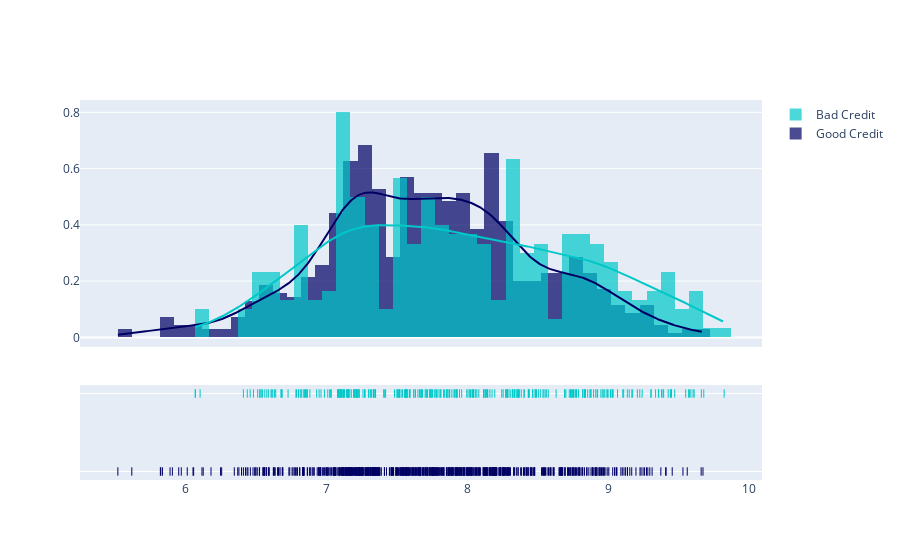

This figure's notebook cell:
### Markdown cell above
### Good/Bad credit dist

### Code cell
df_good = df[df["Y"] == 1]
df_bad = df[df["Y"] == 2]

x1 = np.log(df_good['X05'])
x2 = np.log(df_bad["X05"])

# Group data together
hist_data = [x1, x2] 

group_labels = ['Good Credit', 'Bad Credit']
colors = ['rgb(0, 0, 100)', 'rgb(0, 200, 200)']

# Create distplot with custom bin_size
fig = ff.create_distplot(hist_data, group_labels, bin_size=.1, colors=colors)

# Plot!
py.iplot(fig, filename='Good/Bad credit dist')

### Figure 1 — Plotly figure (JSON) as saved in the notebook; plotly's stock layout.template omitted (floating-point values rounded to 4 significant figures; data arrays with more than 128 entries replaced by an {"elided": "..."} marker saying what was removed)
{"data": [{"autobinx": false, "histnorm": "probability density", "legendgroup": "Good Credit", "marker": {"color": "rgb(0, 0, 100)"}, "name": "Good Credit", "opacity": 0.7, "type": "histogram", "x": {"elided": "700 float values"}, "xaxis": "x", "xbins": {"end": 9.671, "size": 0.1, "start": 5.521}, "yaxis": "y"}, {"autobinx": false, "histnorm": "probability density", "legendgroup": "Bad Credit", "marker": {"color": "rgb(0, 200, 200)"}, "name": "Bad Credit", "opacity": 0.7, "type": "histogram", "x": {"elided": "300 float values"}, "xaxis": "x", "xbins": {"end": 9.821, "size": 0.1, "start": 6.071}, "yaxis": "y"}, {"legendgroup": "Good Credit", "marker": {"color": "rgb(0, 0, 100)"}, "mode": "lines", "name": "Good Credit", "showlegend": false, "type": "scatter", "x": {"elided": "500 float values"}, "xaxis": "x", "y": {"elided": "500 float values"}, "yaxis": "y"}, {"legendgroup": "Bad Credit", "marker": {"color": "rgb(0, 200, 200)"}, "mode": "lines", "name": "Bad Credit", "showlegend": false, "type": "scatter", "x": {"elided": "500 float values"}, "xaxis": "x", "y": {"elided": "500 float values"}, "yaxis": "y"}, {"legendgroup": "Good Credit", "marker": {"color": "rgb(0, 0, 100)", "symbol": "line-ns-open"}, "mode": "markers", "name": "Good Credit", "showlegend": false, "type": "scatter", "x": {"elided": "700 float values"}, "xaxis": "x", "y": {"elided": "700 str values"}, "yaxis": "y2"}, {"legendgroup": "Bad Credit", "marker": {"color": "rgb(0, 200, 200)", "symbol": "line-ns-open"}, "mode": "markers", "name": "Bad Credit", "showlegend": false, "type": "scatter", "x": {"elided": "300 float values"}, "xaxis": "x", "y": {"elided": "300 str values"}, "yaxis": "y2"}], "layout": {"barmode": "overlay", "hovermode": "closest", "legend": {"traceorder": "reversed"}, "xaxis": {"anchor": "y2", "domain": [0, 1], "zeroline": false}, "yaxis": {"anchor": "free", "domain": [0.35, 1], "position": 0}, "yaxis2": {"anchor": "x", "domain": [0, 0.25], "dtick": 1, "showticklabels": false}}}
